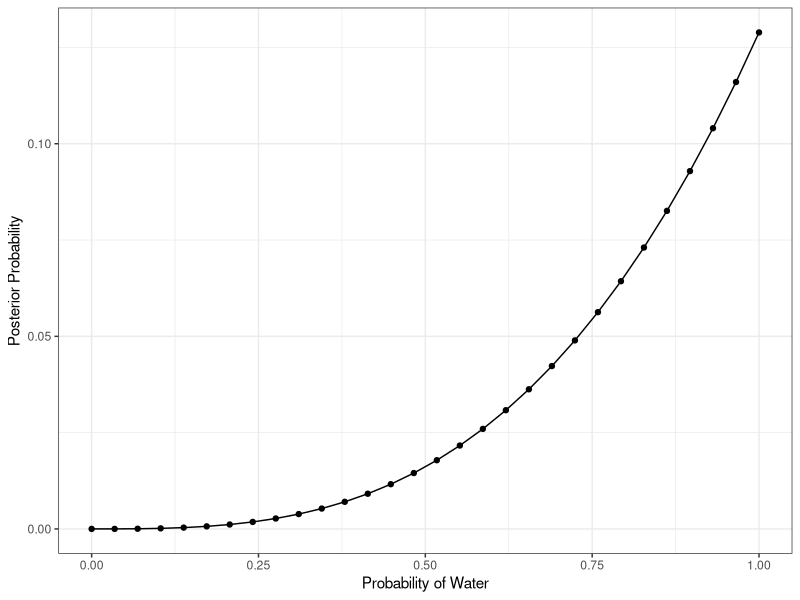
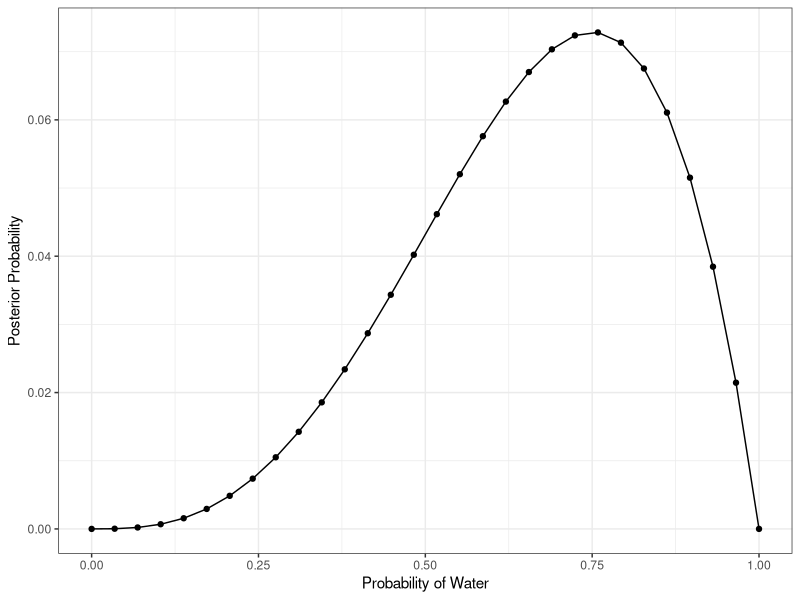
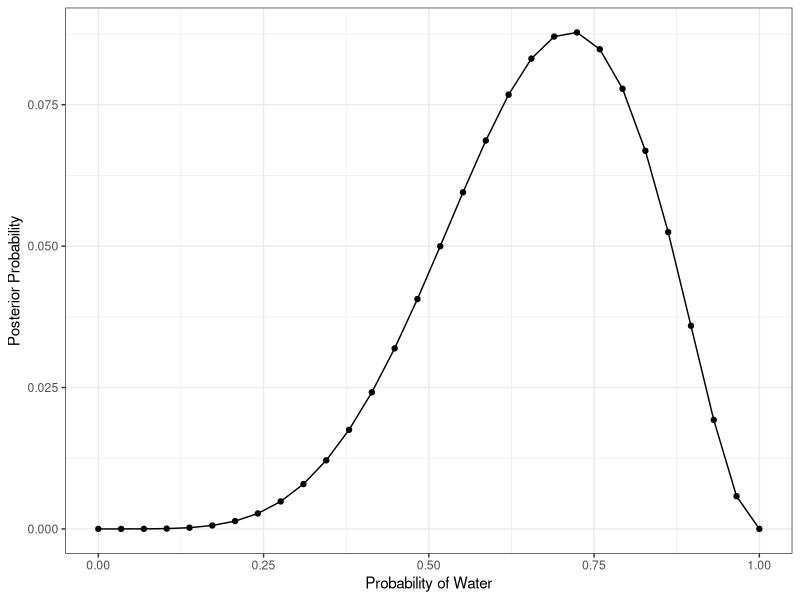
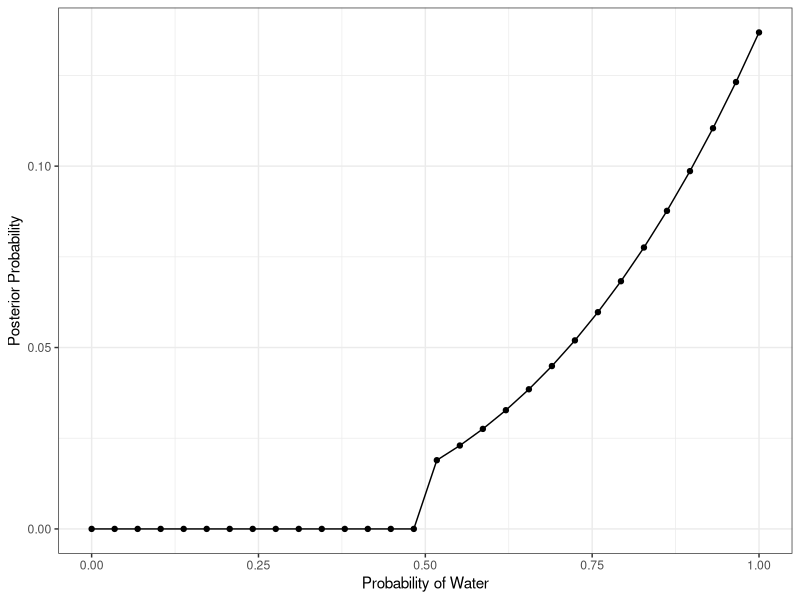
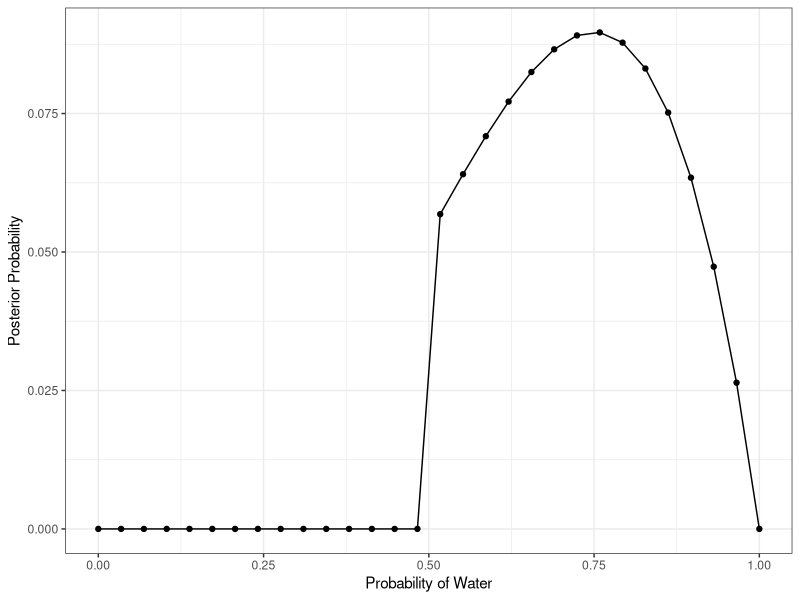
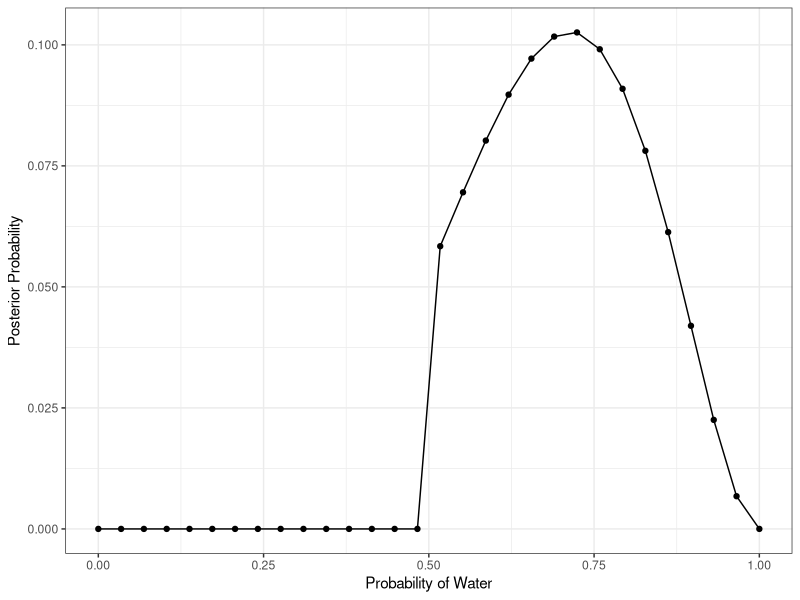

Generate these figures, in order, with R:
## ---- chunk 1
knitr::opts_chunk$set(echo = TRUE)
## ---- chunk 2

# load the relevant packages
library(tidyverse) # I hided the output. So ugly!

## ---- chunk 3

d <-
  tibble(grid = seq(
    from = 0,
    to = 1,
    length.out = 30
  ),
  # I love 30, it's probably a frequentist thing, no? :)
  prior = 1) %>%
  mutate(likelihood = dbinom(3, size = 3, prob = grid)) %>%
  mutate(posterior = likelihood * prior) %>%
  mutate(posterior_std = posterior / sum(posterior))

d %>%
  ggplot(aes(x = grid, y = posterior_std)) +
  geom_point() + geom_line() +
  labs(x = "Probability of Water", y = "Posterior Probability") +
  theme_bw()

## ---- chunk 4

d <-
  tibble(grid = seq(
    from = 0,
    to = 1,
    length.out = 30
  ),
  prior = 1) %>%
  mutate(likelihood = dbinom(3, size = 4, prob = grid)) %>%
  mutate(posterior = likelihood * prior) %>%
  mutate(posterior_std = posterior / sum(posterior))


d %>%
  ggplot(aes(x = grid, y = posterior_std)) +
  geom_point() + geom_line() +
  labs(x = "Probability of Water", y = "Posterior Probability") +
  theme_bw()

## ---- chunk 5

d <-
  tibble(grid = seq(
    from = 0,
    to = 1,
    length.out = 30
  ),
  prior = 1) %>%
  mutate(likelihood = dbinom(5, size = 7, prob = grid)) %>%
  mutate(posterior = likelihood * prior) %>%
  mutate(posterior_std = posterior / sum(posterior))

d %>%
  ggplot(aes(x = grid, y = posterior_std)) +
  geom_point() + geom_line() +
  labs(x = "Probability of Water", y = "Posterior Probability") +
  theme_bw()

## ---- chunk 6
d <-
  tibble(grid = seq(
    from = 0,
    to = 1,
    length.out = 30
  ),
  prior = ifelse(grid < 0.5, 0, 1)) %>%
  mutate(likelihood = dbinom(3, size = 3, prob = grid)) %>%
  mutate(posterior = likelihood * prior) %>%
  mutate(posterior_std = posterior / sum(posterior))

d %>%
  ggplot(aes(x = grid, y = posterior_std)) +
  geom_point() + geom_line() +
  labs(x = "Probability of Water", y = "Posterior Probability") +
  theme_bw()

## ---- chunk 7

d <-
  tibble(grid = seq(
    from = 0,
    to = 1,
    length.out = 30
  ),
  prior = ifelse(grid < 0.5, 0, 1)) %>%
  mutate(likelihood = dbinom(3, size = 4, prob = grid)) %>%
  mutate(posterior = likelihood * prior) %>%
  mutate(posterior_std = posterior / sum(posterior))

d %>%
  ggplot(aes(x = grid, y = posterior_std)) +
  geom_point() + geom_line() +
  labs(x = "Probability of Water", y = "Posterior Probability") +
  theme_bw()

## ---- chunk 8

d <-
  tibble(grid = seq(
    from = 0,
    to = 1,
    length.out = 30
  ),
  prior = ifelse(grid < 0.5, 0, 1)) %>%
  mutate(likelihood = dbinom(5, size = 7, prob = grid)) %>%
  mutate(posterior = likelihood * prior) %>%
  mutate(posterior_std = posterior / sum(posterior))

d %>%
  ggplot(aes(x = grid, y = posterior_std)) +
  geom_point() + geom_line() +
  labs(x = "Probability of Water", y = "Posterior Probability") +
  theme_bw()

## ---- chunk 9

0.3 * 0.5 / (0.3*0.5 + 1*0.5)

## ---- chunk 10

(1 * 1/3) / 0.5

## ---- chunk 11

0.1*0.5/0.15 # New Pr for Species A
0.2*0.5/0.15 # New Pr for Species B

## ---- chunk 12

0.80*0.50 + 0.65*0.30

## ---- chunk 13

0.80 * 0.50 / (0.80 * 0.50 + 0.65 * 0.30)

## ---- chunk 14

0.80 * (1/3) / (0.80 * 0.50 + 0.65 * 0.30)

